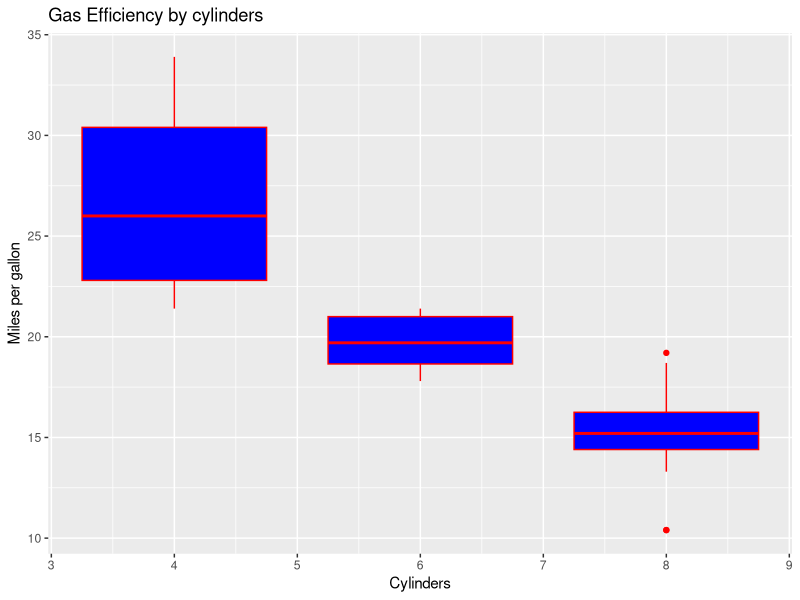

Generate this figure with R:
library(ggplot2)
library(dplyr)

#Using R internal Data(mtcars)
View(mtcars)
mpg.cyl.plots=ggplot(mtcars,aes(x=cyl,y=mpg))+geom_boxplot(aes(group=cyl),color="red",fill="blue")+ggtitle("Gas Efficiency by cylinders")+xlab("Cylinders")+ylab("Miles per gallon")
mpg.cyl.plots

mtcars.four=mtcars%>%select(cyl,mpg,hp)%>%
  group_by(cyl)%>%
  summarize(sd=sd(mpg))
View(mtcars.four)

sum.mpg.cyl=mtcars%>%group_by(cyl)%>% summarize(m.mpg=mean(mpg))
View(sum.mpg.cyl)

cars.cyl=mtcars%>%group_by(cyl)%>%summarize(count=n())
View(cars.cyl)

mean.cyl.info=mtcars%>%group_by(cyl)%>% summarize(mean.mpg=mean(mpg),mean.wt=mean(wt),mean.drat=mean(drat),mean.disp=mean(disp),mean.hp=mean(hp))
View(mean.cyl.info)

min.max.cyl=mtcars%>%group_by(cyl)%>%summarize(min.mpg=min(mpg),max.mpg=max(mpg))
View(min.max.cyl)

best.four=mtcars%>%select(cyl,mpg,hp)%>%
  filter(cyl==4)%>%
  filter(mpg>26.66364)%>%
  arrange(desc(mpg))%>%
  arrange(desc(hp))
View(best.four)

best.six=mtcars%>%select(cyl,mpg,hp)%>%
  filter(cyl==6)%>%
  filter(mpg>19.74286)%>%
  arrange(desc(mpg))%>%
  arrange(desc(hp))
View(best.six)

best.eight=mtcars%>%select(cyl,mpg,hp)%>%
  filter(cyl==8)%>%
  filter(mpg>15.10000)%>%
  arrange(desc(mpg))%>%
  arrange(desc(hp))
View(best.eight)


